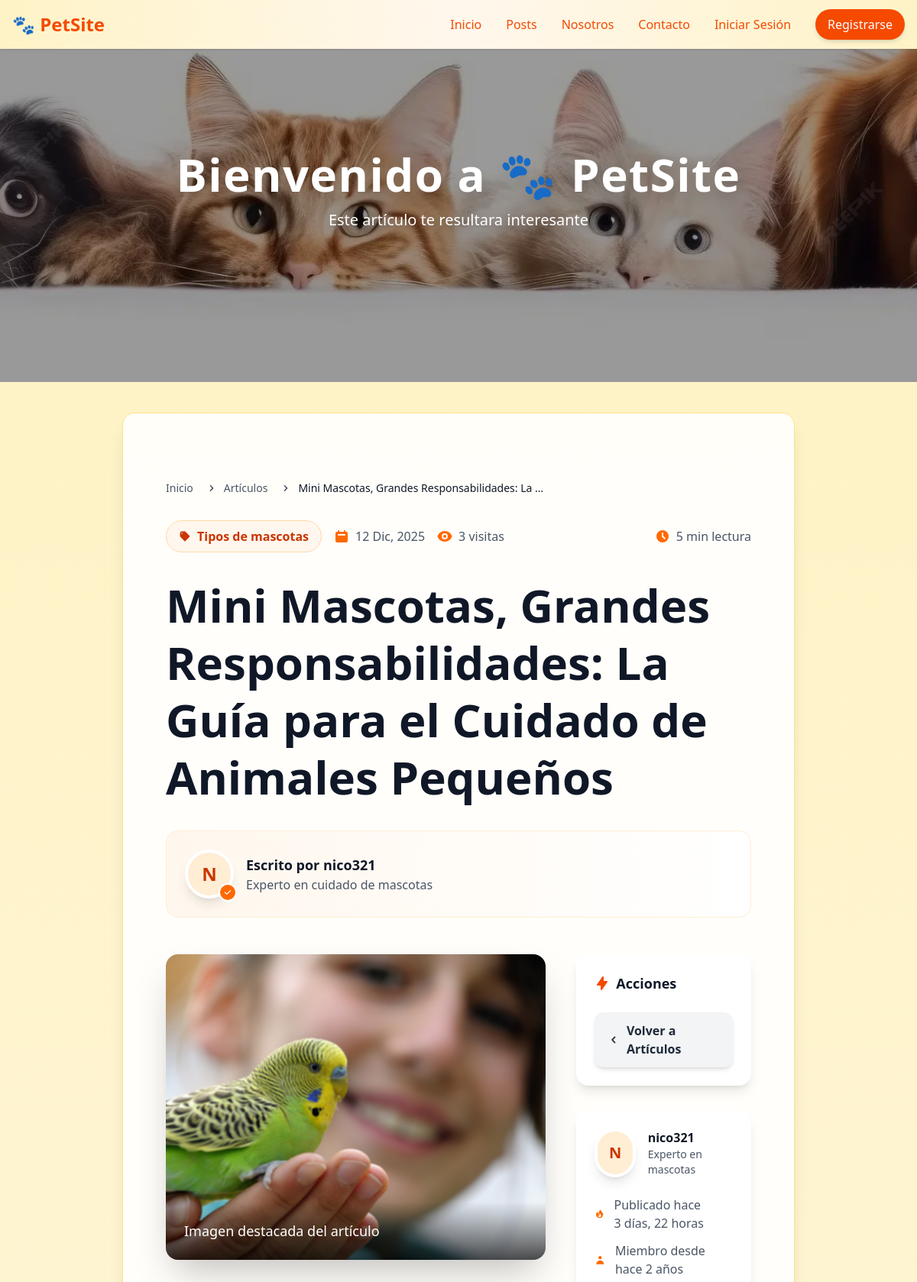
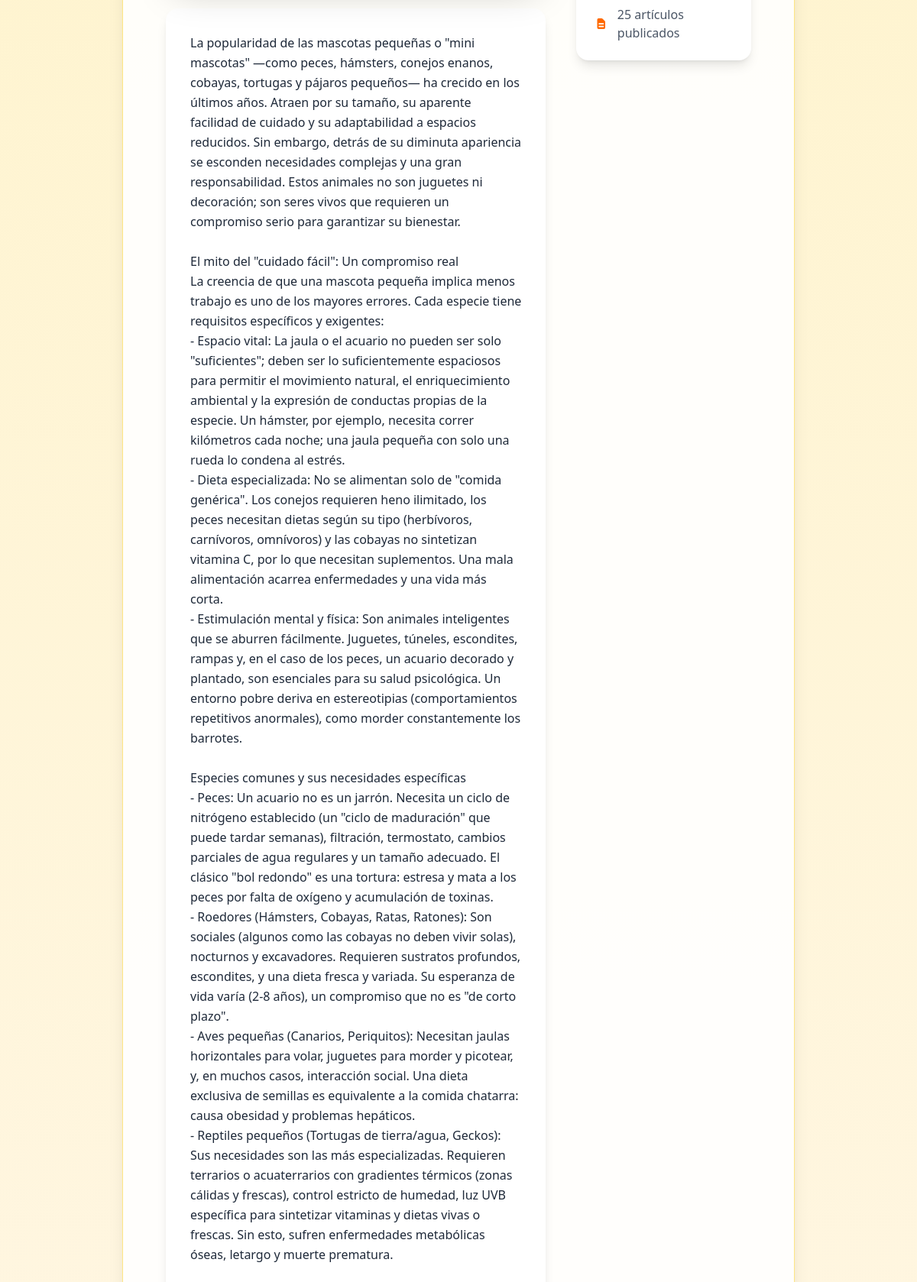
Page /posts/articulos/16/ (upper part) on the committed database (2 pictures, top to bottom).
### apps/posts/models.py (models this page shows, shortened)
class Articulo(models.Model):
    titulo = models.CharField(max_length=200)
    contenido = models.TextField()
    categoria = models.ForeignKey(Categoria, on_delete=models.SET_NULL, null=True)
    autor = models.ForeignKey(User, on_delete=models.CASCADE, related_name='articulos')
    fecha_publicacion = models.DateTimeField(auto_now_add=True)
    visitas = models.PositiveIntegerField(default=0)
    destacado = models.BooleanField(default=False)
    class Meta:
        ordering = ['-fecha_publicacion']

class Categoria(models.Model):
    nombre = models.CharField(max_length=100, unique=True)
    descripcion = models.TextField(null=True, blank=True)
    class Meta:
        verbose_name = "Categoría"
        verbose_name_plural = "Categorías"
        ordering = ['nombre']

class ImagenArticulo(models.Model):
    articulo = models.ForeignKey(Articulo, on_delete=models.CASCADE, related_name='imagenes')
    imagen = models.ImageField(upload_to='articulos/imagenes/')
    class Meta:
        verbose_name = "Imagen de Artículo"
        verbose_name_plural = "Imágenes de Artículo"

### apps/usuarios/models.py (models this page shows, shortened)
class Usuario(AbstractUser):
    email = models.EmailField(unique=True)
    telefono = models.CharField(max_length=20, null=True, blank=True)
    avatar = models.ImageField(upload_to='avatars/', default='avatars/default.webp', null=True, blank=True)
    pass

### apps/posts/views.py (the view, shortened to what this page needs)
# urls.py: path('articulos/<int:pk>/', ArticuloDetailView.as_view(), name='articulo_detalle'),
class ArticuloDetailView(DetailView):
    model = Articulo
    template_name = 'posts/articulo_detalle.html'
    context_object_name = 'articulo'
    def get_object(self):
        articulo = super().get_object()
        articulo.visitas += 1
        articulo.save(update_fields=['visitas'])
        return articulo
    def get_queryset(self):
        return super().get_queryset().select_related(
            "categoria", "autor"
        ).prefetch_related("imagenes")
    def get_context_data(self, **kwargs):
        context = super().get_context_data(**kwargs)
        context['usuario_actual'] = self.request.user
        context['comentarios'] = Comentario.objects.filter(
            articulo=self.object
        ).select_related("autor")
        context['form'] = ComentarioForm()
        return context

### templates/posts/articulo_detalle.html (shortened to what this page needs)
{% extends 'layouts/general-layout.html' %}
{% load static %}
{% block banner %}
<section class="relative w-full h-[300px] md:h-[420px] lg:h-[500px] overflow-hidden">
  <div class="absolute inset-0 flex items-center justify-center bg-black/40">
    <div class="text-center px-4">
      <h1 class="text-white text-4xl md:text-6xl font-extrabold tracking-wide drop-shadow-xl mb-4">
        Bienvenido a 🐾 PetSite
      </h1>
      <p class="text-white text-base sm:text-lg md:text-xl font-medium max-w-2xl mx-auto drop-shadow-lg px-2">
        Este artículo te resultara interesante
      </p>
    </div>
  </div>
</section>
{% endblock banner %}
{% block content %}
<div class="max-w-6xl mx-auto px-4 py-12">
  <nav class="mb-8" aria-label="Navegación">
    <ol class="flex flex-wrap items-center gap-2 text-sm text-gray-600">
      <li>
        <a href="{% url 'index' %}" class="hover:text-orange-600 transition-colors">Inicio</a>
      </li>
      <li class="flex items-center">
        <svg class="w-4 h-4 mx-2" fill="currentColor" viewBox="0 0 20 20">
          <path fill-rule="evenodd" d="M7.293 14.707a1 1 0 010-1.414L10.586 10 7.293 6.707a1 1 0 011.414-1.414l4 4a1 1 0 010 1.414l-4 4a1 1 0 01-1.414 0z" clip-rule="evenodd"/>
        </svg>
        <a href="{% url 'posts:articulo_lista' %}" class="hover:text-orange-600 transition-colors">Artículos</a>
      </li>
      <li class="flex items-center">
        <svg class="w-4 h-4 mx-2" fill="currentColor" viewBox="0 0 20 20">
          <path fill-rule="evenodd" d="M7.293 14.707a1 1 0 010-1.414L10.586 10 7.293 6.707a1 1 0 011.414-1.414l4 4a1 1 0 010 1.414l-4 4a1 1 0 01-1.414 0z" clip-rule="evenodd"/>
        </svg>
        <span class="font-medium text-gray-900">{{ articulo.titulo|truncatewords:5 }}</span>
      </li>
    </ol>
  </nav>
  <article class="mb-12">
    <div class="flex flex-wrap items-center justify-between gap-4 mb-8">
      <div class="flex flex-wrap items-center gap-4">
        {% if articulo.categoria %}
        <span class="inline-flex items-center px-4 py-2 bg-orange-50 text-orange-700 font-semibold rounded-full border border-orange-200">
          <svg class="w-4 h-4 mr-2" fill="currentColor" viewBox="0 0 20 20">
            <path fill-rule="evenodd" d="M17.707 9.293a1 1 0 010 1.414l-7 7a1 1 0 01-1.414 0l-7-7A.997.997 0 012 10V5a3 3 0 013-3h5c.256 0 .512.098.707.293l7 7zM5 6a1 1 0 100-2 1 1 0 000 2z" clip-rule="evenodd"/>
          </svg>
          {{ articulo.categoria.nombre }}
        </span>
        {% endif %}
        <span class="flex items-center text-gray-600">
          <svg class="w-5 h-5 mr-2 text-orange-500" fill="currentColor" viewBox="0 0 20 20">
            <path fill-rule="evenodd" d="M6 2a1 1 0 00-1 1v1H4a2 2 0 00-2 2v10a2 2 0 002 2h12a2 2 0 002-2V6a2 2 0 00-2-2h-1V3a1 1 0 10-2 0v1H7V3a1 1 0 00-1-1zm0 5a1 1 0 000 2h8a1 1 0 100-2H6z" clip-rule="evenodd"/>
          </svg>
          {{ articulo.fecha_publicacion|date:"d M, Y" }}
        </span>
        <span class="flex items-center text-gray-600">
          {{ articulo.visitas }} visitas
        </span>
      </div>
      <div class="flex items-center text-gray-600">
        <svg class="w-5 h-5 mr-2 text-orange-500" fill="currentColor" viewBox="0 0 20 20">
          <path fill-rule="evenodd" d="M10 18a8 8 0 100-16 8 8 0 000 16zm1-12a1 1 0 10-2 0v4a1 1 0 00.293.707l2.828 2.829a1 1 0 101.415-1.415L11 9.586V6z" clip-rule="evenodd"/>
        </svg>
        <span>{{ articulo.tiempo_lectura|default:"5 min" }} lectura</span>
      </div>
    </div>
    <h1 class="text-4xl md:text-5xl lg:text-6xl font-bold text-gray-900 mb-8 leading-tight">
      {{ articulo.titulo }}
    </h1>
    <div class="flex flex-col md:flex-row md:items-center justify-between gap-6 mb-10 p-6 bg-gradient-to-r from-orange-50 to-white rounded-2xl border border-orange-100">
      <div class="flex items-center gap-4">
        <div class="relative">
          <div class="w-16 h-16 bg-orange-100 rounded-full flex items-center justify-center border-4 border-white shadow-lg">
            <span class="text-2xl font-bold text-orange-700">{{ articulo.autor.username|first|upper }}</span>
          </div>
          <div class="absolute -bottom-1 -right-1 w-6 h-6 bg-orange-500 rounded-full border-2 border-white flex items-center justify-center">
            <svg class="w-3 h-3 text-white" fill="currentColor" viewBox="0 0 20 20">
              <path fill-rule="evenodd" d="M16.707 5.293a1 1 0 010 1.414l-8 8a1 1 0 01-1.414 0l-4-4a1 1 0 011.414-1.414L8 12.586l7.293-7.293a1 1 0 011.414 0z" clip-rule="evenodd"/>
            </svg>
          </div>
        </div>
        <div>
          <p class="text-lg font-bold text-gray-900">Escrito por {{ articulo.autor.username }}</p>
          <p class="text-gray-600">Experto en cuidado de mascotas</p>
        </div>
      </div>
    </div>
  </article>
  <div class="grid grid-cols-1 lg:grid-cols-3 gap-10">
    <div class="lg:col-span-2">
      {% if articulo.imagenes.all %}
      <div class="mb-10">
        <div class="relative rounded-2xl overflow-hidden shadow-2xl">
          <img
            src="{{ articulo.imagenes.all.0.imagen.url }}"
            alt="{{ articulo.titulo }}"
            class="w-full h-[400px] object-cover"
          >
          <div class="absolute bottom-0 left-0 right-0 bg-gradient-to-t from-black/70 to-transparent p-6">
            <p class="text-white text-lg">Imagen destacada del artículo</p>
          </div>
        </div>
      </div>
      {% endif %}
      <div class="bg-white rounded-2xl shadow-lg p-8 mb-10">
        <div class="prose prose-lg max-w-none text-gray-800 leading-relaxed prose-headings:text-gray-900 prose-a:text-orange-600 hover:prose-a:text-orange-800 prose-img:rounded-xl prose-img:shadow-md prose-img:mx-auto prose-img:max-w-full prose-blockquote:border-l-4 prose-blockquote:border-orange-500 prose-blockquote:bg-orange-50 prose-blockquote:pl-4 prose-blockquote:py-2 prose-blockquote:rounded-r">
          {{ articulo.contenido|linebreaksbr|urlize|safe }}
        </div>
      </div>
    </div>
    <div class="lg:col-span-1">
      <div class="bg-white rounded-2xl shadow-lg p-6 mb-8">
        <h4 class="text-lg font-bold text-gray-900 mb-6 flex items-center">
          <svg class="w-5 h-5 mr-2 text-orange-600" fill="currentColor" viewBox="0 0 20 20">
            <path fill-rule="evenodd" d="M11.3 1.046A1 1 0 0112 2v5h4a1 1 0 01.82 1.573l-7 10A1 1 0 018 18v-5H4a1 1 0 01-.82-1.573l7-10a1 1 0 011.12-.38z" clip-rule="evenodd"/>
          </svg>
          Acciones
        </h4>
        <div class="space-y-4">
          <a href="{% url 'posts:articulo_lista' %}"
             class="flex items-center justify-center w-full px-4 py-3 bg-gray-100 hover:bg-gray-200 text-gray-800 font-semibold rounded-xl shadow-md hover:shadow-lg transition-all duration-200 group">
            <svg class="w-5 h-5 mr-2 group-hover:-translate-x-1 transition-transform" fill="currentColor" viewBox="0 0 20 20">
              <path fill-rule="evenodd" d="M12.707 5.293a1 1 0 010 1.414L9.414 10l3.293 3.293a1 1 0 01-1.414 1.414l-4-4a1 1 0 010-1.414l4-4a1 1 0 011.414 0z" clip-rule="evenodd"/>
            </svg>
            Volver a Artículos
          </a>
        </div>
      </div>
      <div class="bg-white rounded-2xl shadow-lg p-6 mb-8">
        <div class="flex items-center mb-6">
          <div class="w-16 h-16 bg-orange-100 rounded-full flex items-center justify-center mr-4 border-4 border-white shadow-lg">
            <span class="text-xl font-bold text-orange-700">{{ articulo.autor.username|first|upper }}</span>
          </div>
          <div>
            <h4 class="font-bold text-gray-900">{{ articulo.autor.username }}</h4>
            <p class="text-sm text-gray-600">Experto en mascotas</p>
          </div>
        </div>
        <div class="space-y-3">
          <div class="flex items-center text-gray-600">
            <span>Publicado hace {{ articulo.fecha_publicacion|timesince }}</span>
          </div>
          <div class="flex items-center text-gray-600">
            <svg class="w-5 h-5 mr-3 text-orange-500" fill="currentColor" viewBox="0 0 20 20">
              <path fill-rule="evenodd" d="M10 9a3 3 0 100-6 3 3 0 000 6zm-7 9a7 7 0 1114 0H3z" clip-rule="evenodd"/>
            </svg>
            <span>Miembro desde hace 2 años</span>
          </div>
          <div class="flex items-center text-gray-600">
            <svg class="w-5 h-5 mr-3 text-orange-500" fill="currentColor" viewBox="0 0 20 20">
              <path fill-rule="evenodd" d="M4 4a2 2 0 012-2h4.586A2 2 0 0112 2.586L15.414 6A2 2 0 0116 7.414V16a2 2 0 01-2 2H6a2 2 0 01-2-2V4zm2 6a1 1 0 011-1h6a1 1 0 110 2H7a1 1 0 01-1-1zm1 3a1 1 0 100 2h6a1 1 0 100-2H7z" clip-rule="evenodd"/>
            </svg>
            <span>25 artículos publicados</span>
          </div>
        </div>
      </div>
    </div>
  </div>
</div>
{% endblock content %}

### static/css/styles.css (style rules this page uses)
article { animation: fadeInUp 0.5s ease-out forwards; animation-delay: calc(var(--article-index, 0) * 0.1s); opacity: 0; }
.transition-all { transition-property: all; transition-timing-function: cubic-bezier(0.4, 0, 0.2, 1); transition-duration: 300ms; }

### rows in the picture
Articulo: titulo "Mini Mascotas, Grandes Responsabilidades: La …", categoria.nombre "Tipos de mascotas", fecha_publicacion "12 Dic, 2025", visitas "3", titulo "Mini Mascotas, Grandes Responsabilidades: La Guía para el Cuidado de Animales Pequeños", autor.username|first "N", autor.username "nico321", imagenes.all.0.imagen (picture), contenido "La popularidad de las mascotas pequeñas o \"mini mascotas\" —como peces, hámsters, conejos enanos, cobayas, tortugas y pájaros pequeños— ha crecido en los últimos años. Atraen por su tamaño, su aparente facilidad de cuidado y su adaptabilidad a espacios reducidos. Sin embargo, detrás de su diminuta apariencia se esconden necesidades complejas y una gran responsabilidad. Estos animales no son juguetes ni decoración; son seres vivos que requieren un compromiso serio para garantizar su bienestar. El mito del \"cuidado fácil\": Un compromiso real La creencia de que una mascota pequeña implica menos trabajo es uno de los mayores errores. Cada especie tiene requisitos específicos y exigentes: -…", fecha_publicacion "3 días, 22 horas"

### other values in the picture
{{ articulo.tiempo_lectura|default:"5 min" }} "5 min"
